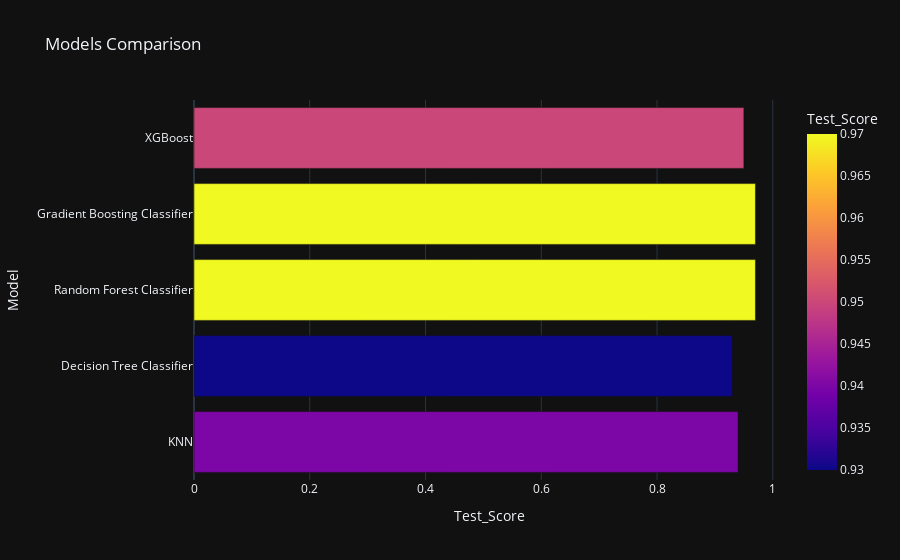

Here is the notebook cell this chart was saved with:
### Code cell
px.bar(data_frame = models, x = 'Test_Score', y = 'Model', color = 'Test_Score', template = 'plotly_dark', 
       title = 'Models Comparison')

### Figure 1 — Plotly figure (JSON) as saved in the notebook; plotly's stock layout.template omitted (floating-point values rounded to 4 significant figures)
{"data": [{"alignmentgroup": "True", "hovertemplate": "Test_Score=%{marker.color}<br>Model=%{y}<extra></extra>", "legendgroup": "", "marker": {"color": [0.94, 0.93, 0.97, 0.97, 0.95], "coloraxis": "coloraxis", "pattern": {"shape": ""}}, "name": "", "offsetgroup": "", "orientation": "h", "showlegend": false, "textposition": "auto", "type": "bar", "x": [0.94, 0.93, 0.97, 0.97, 0.95], "xaxis": "x", "y": ["KNN", "Decision Tree Classifier", "Random Forest Classifier", "Gradient Boosting Classifier", "XGBoost"], "yaxis": "y"}], "layout": {"barmode": "relative", "coloraxis": {"colorbar": {"title": {"text": "Test_Score"}}, "colorscale": [[0, "#0d0887"], [0.1111, "#46039f"], [0.2222, "#7201a8"], [0.3333, "#9c179e"], [0.4444, "#bd3786"], [0.5556, "#d8576b"], [0.6667, "#ed7953"], [0.7778, "#fb9f3a"], [0.8889, "#fdca26"], [1, "#f0f921"]]}, "legend": {"tracegroupgap": 0}, "title": {"text": "Models Comparison"}, "xaxis": {"anchor": "y", "domain": [0, 1], "title": {"text": "Test_Score"}}, "yaxis": {"anchor": "x", "domain": [0, 1], "title": {"text": "Model"}}}}
